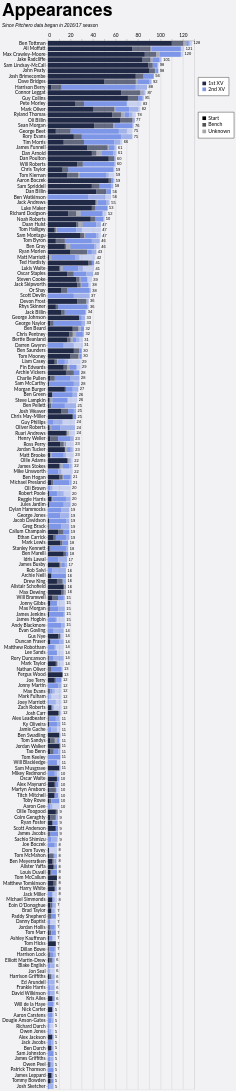

Vega-Lite specification for this chart:
### Vega-Lite specification from a JSON file in a GitHub repository (floating-point values rounded to 4 significant figures; data arrays with more than 128 entries replaced by an {"elided": "..."} marker saying what was removed)
{"config": {"axis": {"labelFont": "Lato, sans-serif", "titleFont": "PT Sans Narrow, Helvetica Neue, Helvetica, Arial, sans-serif", "labelFontSize": 13, "titleFontSize": 24, "gridColor": "#202947", "gridOpacity": 0.2}, "header": {"labelFont": "PT Sans Narrow, Helvetica Neue, Helvetica, Arial, sans-serif", "titleFont": "PT Sans Narrow, Helvetica Neue, Helvetica, Arial, sans-serif", "labelFontSize": 24, "titleFontSize": 28, "labelFontWeight": "bold", "orient": "left"}, "legend": {"labelFont": "Lato, sans-serif", "titleFont": "PT Sans Narrow, Helvetica Neue, Helvetica, Arial, sans-serif", "labelFontSize": 14, "titleFontSize": 16, "titlePadding": 5, "fillColor": "white", "strokeColor": "black", "padding": 10, "titleFontWeight": "lighter", "titleFontStyle": "italic", "titleColor": "gray", "offset": 10}, "title": {"font": "PT Sans Narrow, Helvetica Neue, Helvetica, Arial, sans-serif", "fontSize": 48, "fontWeight": "bold", "anchor": "start", "align": "center", "titlePadding": 20, "subtitlePadding": 10, "subtitleFontSize": 13, "subtitleColor": "", "subtitleFontStyle": "italic", "offset": 15, "color": "black"}, "axisX": {"labelAngle": 0}, "facet": {"title": null, "header": null, "align": {"row": "each", "column": "each"}}, "resolve": {"scale": {"y": "independent", "facet": "independent"}}, "background": "#f2f1f4"}, "layer": [{"mark": {"type": "bar"}, "encoding": {"color": {"field": "squad", "legend": {"direction": "vertical", "labelExpr": "datum.value + ' XV'", "legendX": 410, "legendY": 100, "orient": "none", "title": null}, "scale": {"domain": ["1st", "2nd"], "range": ["#202946", "#7d96e8"]}, "sort": ["1st", "2nd"], "type": "nominal"}, "opacity": {"field": "start", "legend": {"direction": "vertical", "legendX": 410, "legendY": 195, "orient": "none", "title": null}, "scale": {"domain": ["Start", "Bench", "Unknown"], "range": [1.0, 0.35, 0.2]}, "sort": ["Start", "Bench", "Unknown"], "type": "nominal"}, "order": {"field": "stack_order", "sort": "ascending", "type": "quantitative"}, "tooltip": [{"field": "player", "title": "Player", "type": "nominal"}, {"field": "squad", "title": "Squad", "type": "nominal"}, {"field": "start", "title": "Selection", "type": "nominal"}, {"aggregate": "sum", "field": "games", "title": "Games", "type": "quantitative"}, {"aggregate": "max", "field": "player_total", "title": "Total", "type": "quantitative"}], "x": {"aggregate": "sum", "axis": {"orient": "top", "title": null}, "field": "games", "type": "quantitative"}, "y": {"field": "player", "sort": {"field": "player_total", "op": "max", "order": "descending"}, "title": null, "type": "nominal"}}}, {"mark": {"type": "text", "align": "left", "baseline": "middle", "color": "black", "dx": 4, "fontSize": 11}, "encoding": {"text": {"field": "total_games", "format": ".0f", "type": "quantitative"}, "x": {"axis": {"orient": "top", "title": null}, "field": "total_games", "type": "quantitative"}, "y": {"field": "player", "sort": {"field": "player_total", "op": "max", "order": "descending"}, "title": null, "type": "nominal"}}, "transform": [{"aggregate": [{"op": "sum", "field": "games", "as": "total_games"}, {"op": "max", "field": "player_total", "as": "player_total"}], "groupby": ["player"]}]}], "data": {"name": "data-3a89f340cc8da0d8fe296c0c30ca179d"}, "height": {"step": 15}, "params": [{"name": "seasonParam", "value": []}, {"name": "gameTypesParam", "value": []}, {"name": "squadParam", "value": "All"}, {"name": "positionsParam", "value": []}, {"name": "minAppsParam", "value": 5}], "title": {"text": "Appearances", "subtitle": "Since Pitchero data began in 2016/17 season"}, "transform": [{"filter": "length(seasonParam) === 0 || indexof(seasonParam, datum.season) >= 0"}, {"filter": "length(gameTypesParam) === 0 || indexof(gameTypesParam, datum.game_type) >= 0"}, {"filter": "squadParam === \"All\" || datum.squad === squadParam"}, {"filter": "length(positionsParam) === 0 || indexof(positionsParam, datum.position) >= 0"}, {"joinaggregate": [{"op": "sum", "field": "games", "as": "player_total"}], "groupby": ["player"]}, {"filter": "datum.player_total >= minAppsParam"}], "width": 400, "$schema": "https://vega.github.io/schema/vega-lite/v5.20.1.json", "datasets": {"data-3a89f340cc8da0d8fe296c0c30ca179d": {"elided": "2352 records"}}}
